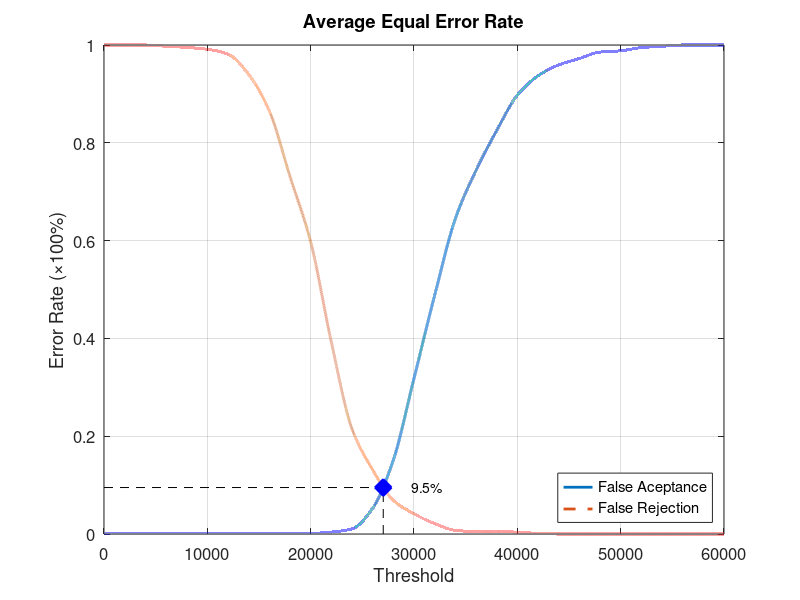
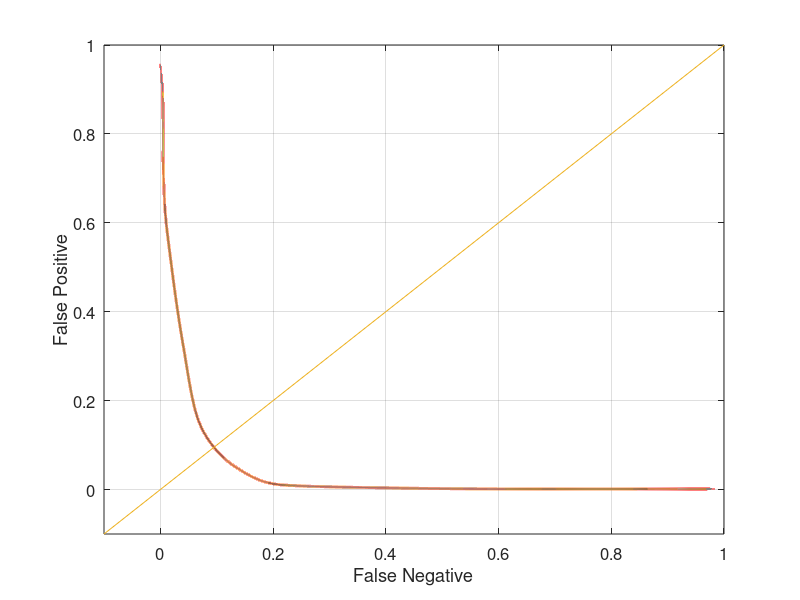

The MATLAB source for these figures, in order:
function yEER = Experiment4Average
close all;
clear;
clc;
x = 0:2000:60000;
xq = 0:0.5:60000;

y0 = [0 0.00131579 0.00131579 0.00131579 0.00131579 0.00131579 0.00131579 0.00131579 0.00131579 0.00131579 0.00131579 0.00394737 0.0105263 0.0526316 0.151316 0.318421 0.488158 0.644737 0.743421 0.825 0.897368 0.936842 0.959211 0.972368 0.985526 0.988158 0.994737 0.997368 1 1 1];
yy0 = interp1(x, y0, xq, 'pchip');
y1 = [1 1 1 0.9975 0.995 0.99125 0.98125 0.94 0.865 0.73125 0.5975 0.3925 0.215 0.13125 0.06875 0.04125 0.02125 0.0075 0.005 0.005 0.00375 0.00125 0 0 0 0 0 0 0 0 0];
yy1 = interp1(x, y1, xq, 'pchip');

% Calculating EER: 
y2 = abs(y0 - y1);
find(y2 == min(y2))
yy2 = abs(yy0 - yy1);
xEER = find(yy2 == min(yy2));
xEERIndex = xq(xEER) % X-axis EER
yEER = yy0(xEER) % Y-axis EER

main = figure
plot(xq, yy0,'-','LineWidth', 2);	hold on
plot(xq, yy1,'--','LineWidth', 2);	hold on
plot([xEERIndex xEERIndex], [0 yEER], 'k--');	hold on
plot([0 xEERIndex], [yEER yEER], 'k--');	hold on
plot(xEERIndex, yEER, 'bx', 'LineWidth', 10);	hold on
text(xEERIndex + 10 * xEERIndex / 100, yEER, [num2str(round((10000 * yEER)) / 100) '%'])
legend('False Aceptance', 'False Rejection', 'Location', 'SouthEast')
xlabel('Threshold')
ylabel('Error Rate (\times100%)')
title('Average Equal Error Rate')
set(gca, 'FontSize', 12)
axis([0 60000 0 1])
grid on

print(main, 'Experiment4AverageMain', '-dpng');
FNRxFPR = figure('Color', [1 1 1]);
plot(yy1, yy0, '-', yy1, yy0, 'LineWidth', 2);
hold on
y = -0.1:0.1:1
plot(y, y); 
set(gca, 'FontSize', 12)
xlabel('False Negative')
ylabel('False Positive')
axis([-0.1 1 -0.1 1])
set(gca, 'FontSize', 12)
grid on

print(FNRxFPR, 'Experiment4AverageFNRxFPR','-dpng');
end
